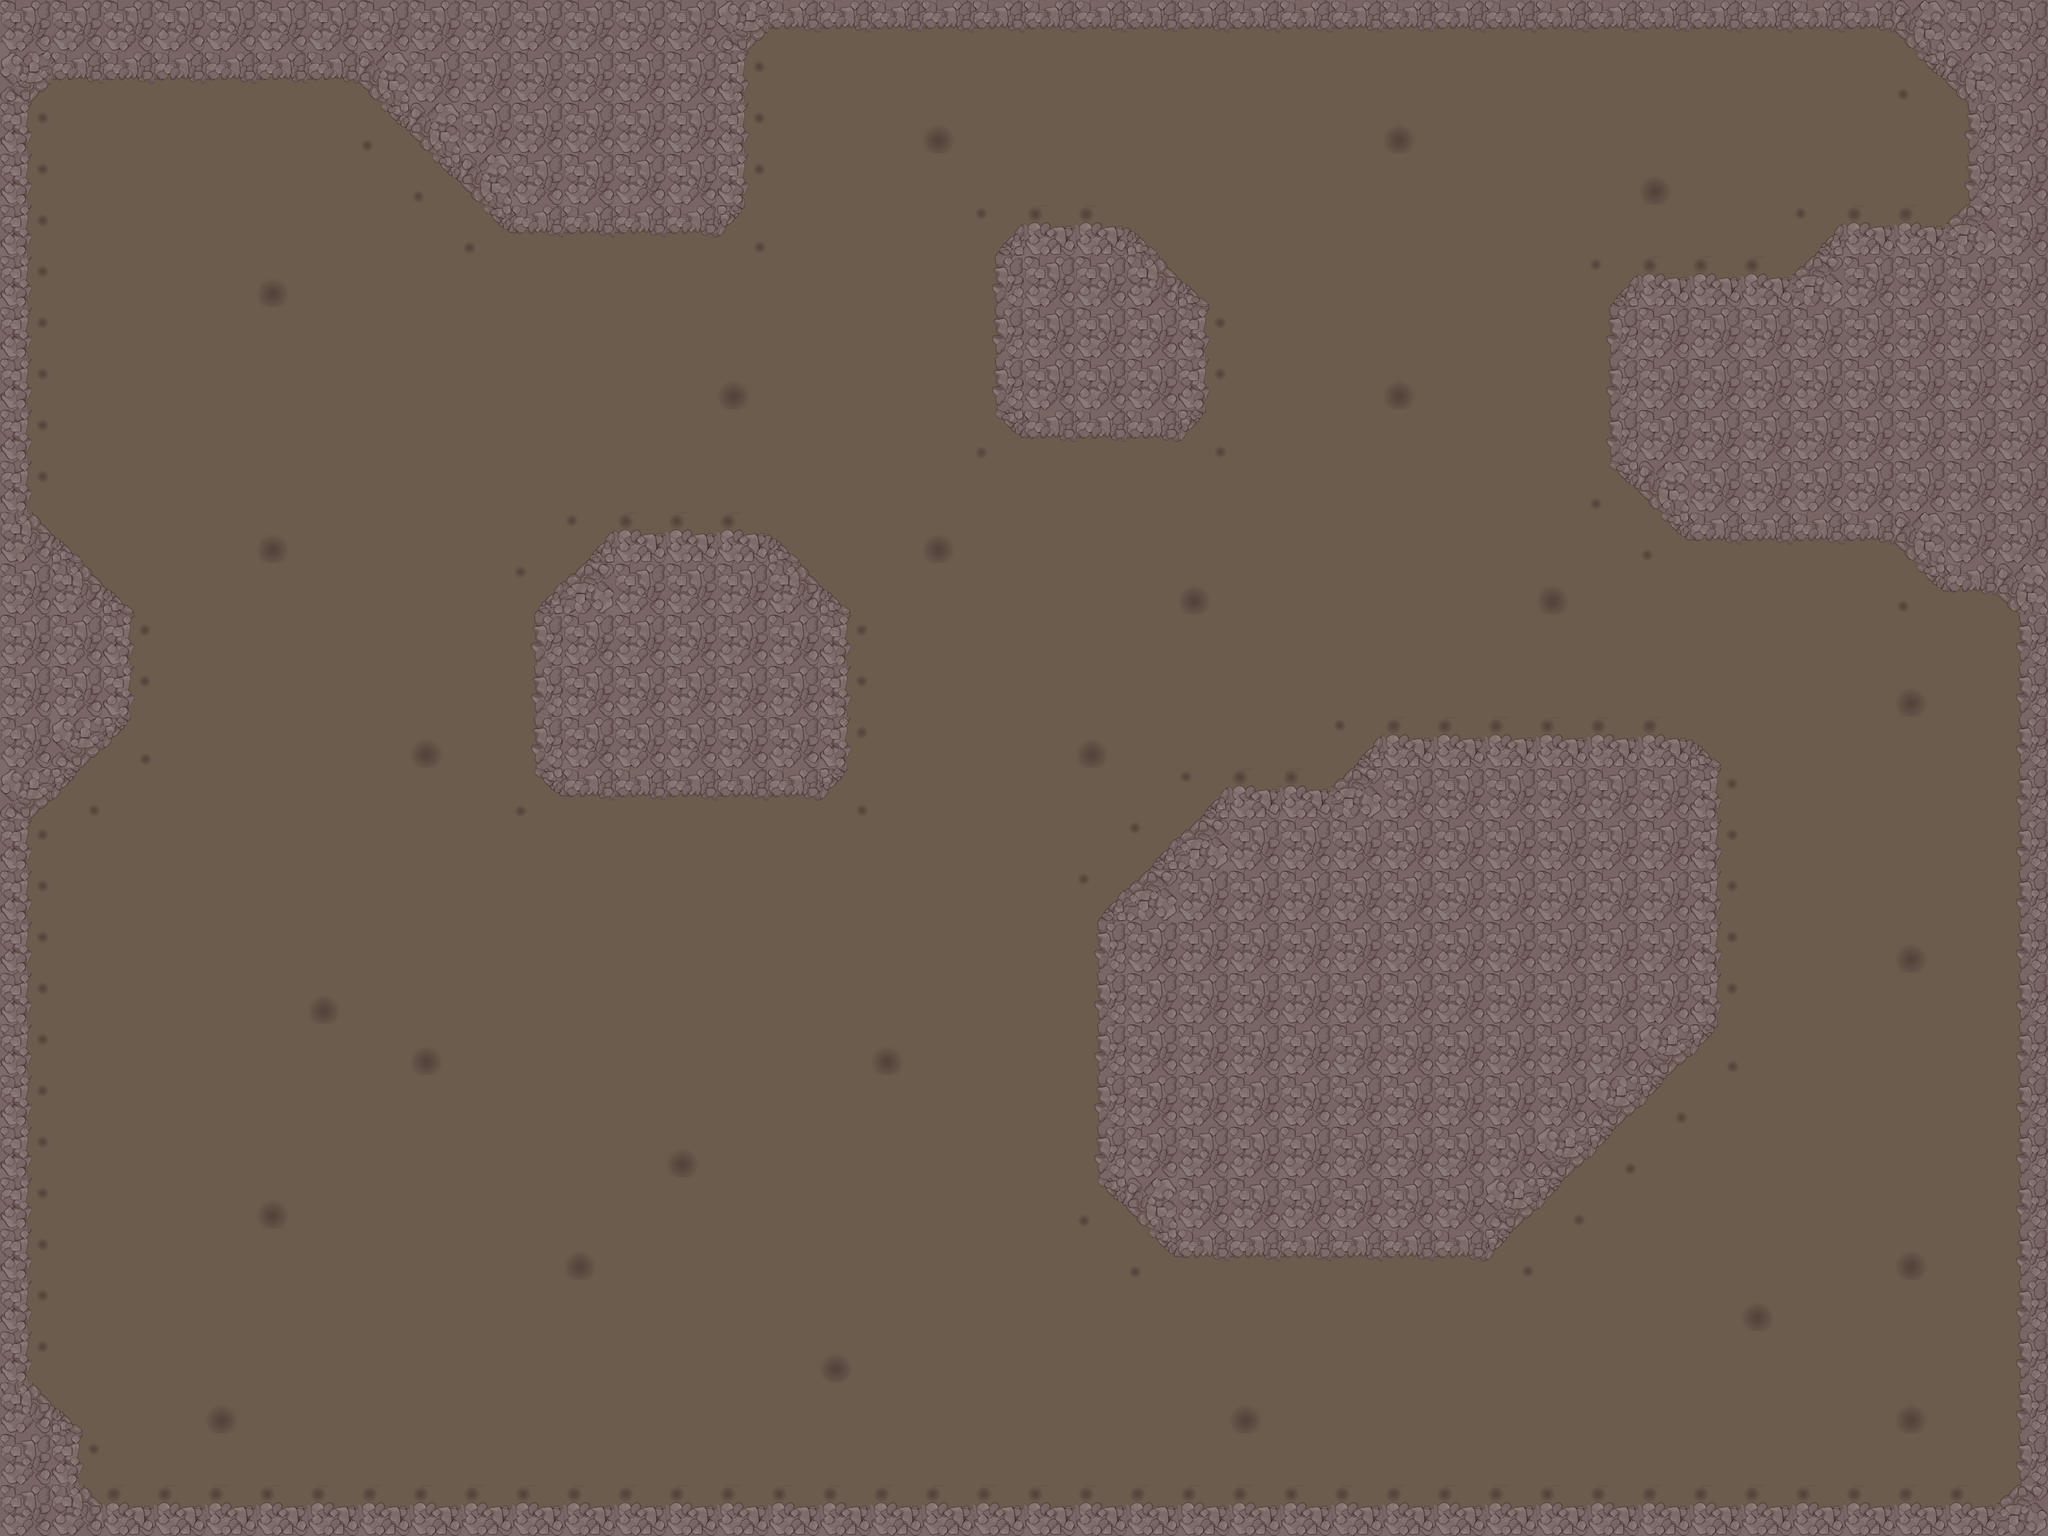

Rendered tile map (Tiled .tmx) drawn with the repository's tilesets; below, a short description and the map source with its tile grids summarised:
An orthogonal 40x30 tile map with 128x128 px tiles, 1 tile layer (Backgound) and 94 objects (17x Poly, 7x Box, 4x PlayerSolo, 2x 4, 2x 1, ...).

<map version="1.0" orientation="orthogonal" renderorder="right-down" width="40" height="30" tilewidth="128" tileheight="128" nextobjectid="117">
 <tileset firstgid="1" name="SpritesheetFull" tilewidth="128" tileheight="128" tilecount="15" columns="5">
  <image source="../Textures/SpritesheetFull.png" width="640" height="384" />
 </tileset>
 <layer name="Backgound" width="40" height="30">
  <data>[1200 cells, 1200 non-empty, 15 distinct tile ids]</data>
 </layer>
 <objectgroup color="#55ff00" name="Entities">
  <object id="1" name="Checkpoint" type="4" x="4352" y="128" width="384" height="384" />
  <object id="2" name="Checkpoint" type="1" x="256" y="384" width="384" height="384" />
  <object id="3" name="Checkpoint" type="2" x="256" y="3200" width="384" height="384" />
  <object id="4" name="Checkpoint" type="3" x="4480" y="3200" width="384" height="384" />
  <object id="5" name="Flag" x="2788" y="1500" width="70" height="96" />
  <object id="10" name="PlayerSolo" x="4736" y="1664" width="128" height="128" />
  <object id="11" name="PlayerSolo" x="1920" y="128" width="128" height="128" />
  <object id="12" name="PlayerSolo" x="2176" y="3456" width="128" height="128" />
  <object id="15" name="PlayerSolo" x="384" y="2048" width="128" height="128" />
 </objectgroup>
 <objectgroup name="Colliders">
  <object id="18" name="Poly" x="0" y="320.333">
   <polygon points="0,0 216.667,-192.333 0,-192.333" />
  </object>
  <object id="22" name="Box" x="128" y="128" width="768" height="74" />
  <object id="23" name="Box" x="0" y="256" width="72" height="1024" />
  <object id="24" name="Box" x="0" y="2048" width="69.3333" height="1408" />
  <object id="26" name="Box" x="256" y="3763.52" width="4736" height="76.4848" />
  <object id="27" name="Box" x="5048" y="1536" width="72" height="2176" />
  <object id="28" name="Box" x="1920" y="0" width="2816" height="69.3333" />
  <object id="29" name="Poly" x="830.667" y="126.667">
   <polygon points="0,0 448,458.667 964,458.667 1030.67,388 1032,1.33333" />
  </object>
  <object id="30" name="Poly" x="1793" y="192">
   <polygon points="0,0 206,-192 -1,-192" />
  </object>
  <object id="32" name="Poly" x="1.33333" y="1226.67">
   <polygon points="0,0 333.333,310.202 326.586,568.481 0,889.333" />
  </object>
  <object id="33" name="Poly" x="0" y="3392">
   <polygon points="0,0 204,189.333 202.667,320" />
  </object>
  <object id="34" name="Poly" x="325.333" y="3838.67">
   <polygon points="0,0 -197.333,-199.333 -197.333,1.33333" />
  </object>
  <object id="35" name="Poly" x="4921.17" y="3837.93">
   <polygon points="0,0 196.091,-203.596 198.833,2.07047" />
  </object>
  <object id="37" name="Poly" x="1538" y="1328">
   <polygon points="0,0 -204,212 -198,603 -130,664 510,668 579,596 585,208 381,9" />
  </object>
  <object id="38" name="Poly" x="2561.33" y="564">
   <polygon points="0,0 -69.3333,73.3333 -68,468 0,530.667 384,536 450.667,461.333 457.333,197.333 256,4" />
  </object>
  <object id="40" name="Poly" x="3326" y="1972">
   <polygon points="0,0 -256,0 -576,332 -576,976 -384,1172 388,1178" />
  </object>
  <object id="41" name="Poly" x="3326" y="1971">
   <polygon points="0,0 388.333,1179.67 967.333,590.333 971.333,-49.6667 895.333,-120.333 128.667,-127" />
  </object>
  <object id="42" name="Poly" x="5118.67" y="1602.67">
   <polygon points="0,0 -205.333,-192 1.33333,-194.667" />
  </object>
  <object id="43" name="Poly" x="4986.67" y="1484">
   <polygon points="0,0 -121.333,-6.66667 -326.667,-202.667" />
  </object>
  <object id="44" name="Poly" x="4733" y="1351">
   <polygon points="0,0 -507,-4 -710,-197 -707,-579 -635,-661 -257,-651" />
  </object>
  <object id="45" name="Poly" x="4476.5" y="700">
   <polygon points="0,0 130.167,-136 387.5,-129.333" />
  </object>
  <object id="46" name="Poly" x="4795.33" y="634.667">
   <polygon points="0,0 196,-186.667 196,1.33333" />
  </object>
  <object id="47" name="Box" x="4924.33" y="256" width="67.6667" height="256" />
  <object id="48" name="Poly" x="4662" y="-0.666667">
   <polygon points="0,0 330.667,330 330,0.666667" />
  </object>
 </objectgroup>
 <objectgroup color="#55ffff" name="Waypoints">
  <object id="50" name="0" x="384" y="512" width="128" height="128">
   <properties>
    <property name="neighbour" value="[1,]" />
    <property name="node" type="int" value="0" />
   </properties>
  </object>
  <object id="51" name="1" x="829.939" y="581.455" width="128" height="128">
   <properties>
    <property name="neighbour" value="[2]" />
    <property name="node" type="int" value="0" />
   </properties>
  </object>
  <object id="52" name="2" x="1280" y="768" width="128" height="128">
   <properties>
    <property name="neighbour" value="[3]" />
    <property name="node" type="int" value="2" />
   </properties>
  </object>
  <object id="116" name="3" x="1664" y="896" width="128" height="128">
   <properties>
    <property name="neighbour" value="[4]" />
    <property name="node" type="int" value="3" />
   </properties>
  </object>
  <object id="53" name="4" x="1972" y="702" width="128" height="128">
   <properties>
    <property name="neighbour" value="[5]" />
    <property name="node" type="int" value="4" />
   </properties>
  </object>
  <object id="54" name="5" x="2176" y="384" width="128" height="128">
   <properties>
    <property name="neighbour" value="[6]" />
    <property name="node" type="int" value="5" />
   </properties>
  </object>
  <object id="55" name="6" x="2560" y="256" width="128" height="128">
   <properties>
    <property name="neighbour" value="[7]" />
    <property name="node" type="int" value="6" />
   </properties>
  </object>
  <object id="56" name="7" x="3072" y="256" width="128" height="128">
   <properties>
    <property name="neighbour" value="[8]" />
    <property name="node" type="int" value="7" />
   </properties>
  </object>
  <object id="57" name="8" x="3584" y="256" width="128" height="128">
   <properties>
    <property name="neighbour" value="[9]" />
    <property name="node" type="int" value="8" />
   </properties>
  </object>
  <object id="59" name="9" x="4096" y="256" width="128" height="128">
   <properties>
    <property name="neighbour" value="[10]" />
    <property name="node" type="int" value="9" />
   </properties>
  </object>
  <object id="60" name="10" x="4480" y="256" width="128" height="128">
   <properties>
    <property name="neighbour" value="[]" />
    <property name="node" type="int" value="10" />
   </properties>
  </object>
  <object id="61" name="11" x="3840" y="512" width="128" height="128">
   <properties>
    <property name="neighbour" value="[12]" />
    <property name="node" type="int" value="11" />
   </properties>
  </object>
  <object id="62" name="12" x="3328" y="640" width="128" height="128">
   <properties>
    <property name="neighbour" value="[13]" />
    <property name="node" type="int" value="12" />
   </properties>
  </object>
  <object id="63" name="13" x="3715.03" y="971.758" width="128" height="128">
   <properties>
    <property name="neighbour" value="[14]" />
    <property name="node" type="int" value="13" />
   </properties>
  </object>
  <object id="65" name="14" x="3199.64" y="1093.58" width="128" height="128">
   <properties>
    <property name="neighbour" value="[15]" />
    <property name="node" type="int" value="14" />
   </properties>
  </object>
  <object id="115" name="15" x="3384" y="1482" width="128" height="128">
   <properties>
    <property name="neighbour" value="[16]" />
    <property name="node" type="int" value="15" />
   </properties>
  </object>
  <object id="66" name="16" x="3968" y="1408" width="128" height="128">
   <properties>
    <property name="neighbour" value="[17]" />
    <property name="node" type="int" value="16" />
   </properties>
  </object>
  </objectgroup>
</map>
<!-- 44 of 94 objects omitted -->
